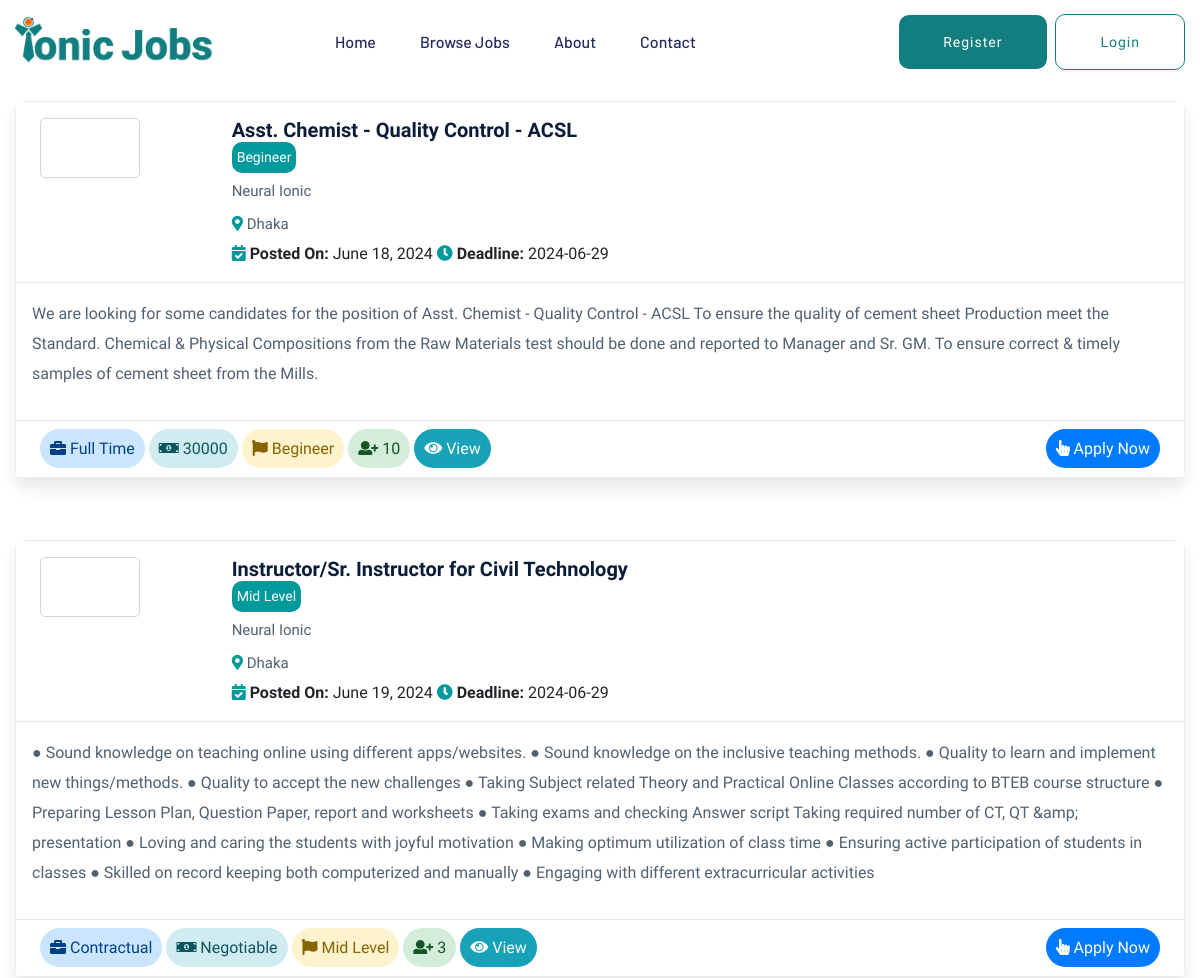
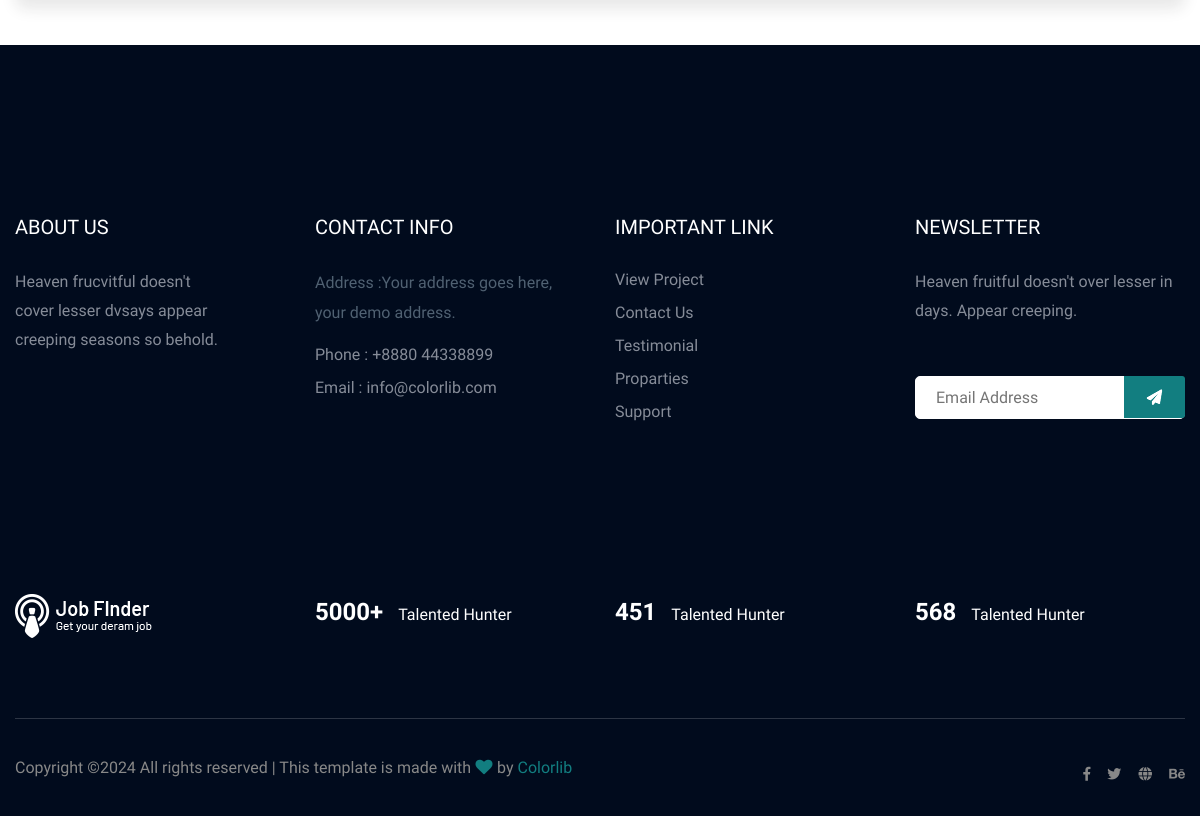
Page /browsejob/ on the committed database (2 pictures, top to bottom).
### JobPortalApp/models.py (models this page shows, shortened)
class JobInfoModel(models.Model):
    JobTitle = models.CharField(max_length=100, null=True)
    JobDescription = models.TextField(null=True)
    Qualification = models.CharField(max_length=100, null=True)
    Salary = models.CharField(max_length=100, null=True)
    Deadline = models.CharField(max_length=100, null=True)
    Designation = models.CharField(max_length=100, null=True)
    Experience = models.CharField(max_length=100, null=True)
    TotalVacancy = models.CharField(max_length=100, null=True)
    JOBTYPE = [
        ('Full Time','Full Time'),
        ('Part Time','Part Time'),
        ('Contractual','Contractual'),
        ('Internship','Internship'),
        ('Freelance','Freelance'),
    ]
    JobType = models.CharField(choices=JOBTYPE, max_length=100, null=True)
    EXPERIENCELEVEL = [
        ('Begineer','Begineer'),
        ('Mid Level','Mid Level'),
        ('Experienced','Experienced'),
        ('TopLevel','TopLevel'),
    ]
    ExperienceLevel = models.CharField(choices=EXPERIENCELEVEL, max_length=100, null=True)
    Created_at = models.DateField(auto_now_add=True,null=True)
    Updated_at = models.DateField(auto_now=True,null=True)
    PostedBy = models.ForeignKey(IonicJobUserModel, on_delete =models.CASCADE, null=True)
    class Meta:
        ordering = ['Created_at']
        verbose_name = "Job Info"
        db_table = 'JobInfo_Table'

class EmployerModel(models.Model):
    CompanyName = models.CharField(max_length=100, null=True)
    CompanyAddress = models.CharField(max_length=100, null=True)
    CompanyDescription = models.TextField(null=True)
    Mobile = models.CharField(max_length=100, null=True)
    CompanyLogo = models.ImageField(upload_to='media/companylogo',null=True)
    IonicUser = models.OneToOneField(IonicJobUserModel, on_delete=models.CASCADE, related_name='employeermodel',null=True)
    class Meta:
        db_table = 'Employer_Table'

### JobPortalApp/views.py (the view)
# urls.py: path('browsejob/', browsejobPage,name="browsejobPage"),
def browsejobPage(request):
    jobdata = JobInfoModel.objects.all()
    context ={
        'jobdata':jobdata
    }
    return render(request,'browsejob.html',context)

### JobPortalApp/templates/browsejob.html (shortened to what this page needs)
{% extends 'master/master.html' %}
{% block content %}
{% load static %}
    <div class="container">
        <div class="row">
            {% for i in jobdata %}
            <div class="col-sm-12 job-card mt-3 mb-3">
                <div class="card card-table">
                    <div class="card-header">
                        <div class="row">
                            <div class="col-lg-2 col-6">
                                <div class="logo">
                                </div>
                            </div>
                            <div class="col-lg-10 col-6 job-title">
                                <h3>{{i.JobTitle}}</h3>
                                <button>{{i.ExperienceLevel}}</button>
                                <p>{{i.PostedBy.employeermodel.CompanyName}}</p>
                                <p><i class="fas fa-map-marker-alt"></i> {{i.PostedBy.employeermodel.CompanyAddress}}</p>
                                <span><i class="fas fa-calendar-check"></i><strong> Posted On:</strong> {{i.Created_at}}</span>
                                <span><i class="fas fa-clock"></i><strong> Deadline:</strong> {{i.Deadline}}</span>
                            </div>
                        </div>
                    </div>
                    <div class="card-body">
                        <p>{{i.JobDescription}}</p>
                    </div>
                    <div class="card-footer d-flex justify-content-between">
                        <div>
                            <span href="" class="btn-rounded alert-primary"><i class="fas fa-briefcase"></i> {{i.JobType}}</span>
                            <span class="btn-rounded alert-info"><i class="fas fa-money-bill-alt"></i> {{i.Salary}}</span>
                            <span class="btn-rounded alert-warning"><i class="fas fa-flag"></i> {{i.ExperienceLevel}}</span>
                            <span class="btn-rounded alert-success"><i class="fas fa-user-plus"></i> {{i.TotalVacancy}}</span>
                            <a href="" class="btn-rounded btn-info"><i class="fas fa-eye"></i> View</a>
                        </div>
                        <div>
                            <a href="" class="btn-rounded btn-primary"><i class="fas fa-hand-pointer"></i> Apply Now</a>
                        </div>
                    </div>
                </div>
            </div>
            {% endfor %}
        </div>
    </div>
{% endblock content %}

### JobPortalApp/templates/browsejob.html (style rules this page uses)
.btn-rounded { padding: 10px; border-radius: 50px; }
.card { border: 1px solid #ececf5; box-shadow: 0 10px 15px rgba(25, 25, 25, 0.1); border-radius: 10px; margin-bottom: 1.875rem; }
.card-body { padding: 1rem; }
.card-header { border-bottom: 1px solid #e6e6e6; padding: 1rem 1.5rem; }
.card-footer { background-color: #fff; border-top: 1px solid #e6e6e6; padding: 1rem 1.5rem; }
.card .card-header { background-color: #fff; border-bottom: 1px solid #eaeaea; }
.card .logo { width: 100px; height: 60px; }
.card .card-header i { color: #00999c; }
.card .logo { display: flex; align-items: center; border: 1px solid #d5d5d5; border-radius: 5px; padding: 5px; margin-right: 15px; }
.card .job-title h3 { margin: 0; font-size: 20px; font-weight: 900; }
.card .job-title button { margin: 0; font-size: 14px; font-weight: 400; background: #00999c; color: #fff; padding: 5px; border-radius: 10px; border: none; cursor: auto; }
.card .job-title p { padding: 0; margin: 0; font-size: 15px; margin: 3px 0; }

### rows in the picture
JobInfoModel: JobTitle "Asst. Chemist - Quality Control - ACSL", ExperienceLevel "Begineer", PostedBy.employeermodel.CompanyName "Neural Ionic", PostedBy.employeermodel.CompanyAddress "Dhaka", Created_at "June 18, 2024", Deadline "2024-06-29", JobDescription "We are looking for some candidates for the position of Asst. Chemist - Quality Control - ACSL To ensure the quality of cement sheet Production meet the Standard. Chemical & Physical Compositions from the Raw Materials test should be done and reported to Manager and Sr. GM. To ensure correct & timely samples of cement sheet from the Mills.", JobType "Full Time", Salary "30000", TotalVacancy "10"
JobInfoModel: JobTitle "Instructor/Sr. Instructor for Civil Technology", ExperienceLevel "Mid Level", PostedBy.employeermodel.CompanyName "Neural Ionic", PostedBy.employeermodel.CompanyAddress "Dhaka", Created_at "June 19, 2024", Deadline "2024-06-29", JobDescription "● Sound knowledge on teaching online using different apps/websites. ● Sound knowledge on the inclusive teaching methods. ● Quality to learn and implement new things/methods. ● Quality to accept the new challenges ● Taking Subject related Theory and Practical Online Classes according to BTEB course structure ● Preparing Lesson Plan, Question Paper, report and worksheets ● Taking exams and checking Answer script Taking required number of CT, QT &amp; presentation ● Loving and caring the students with joyful motivation ● Making optimum utilization of class time ● Ensuring active participation of students in classes ● Skilled on record keeping both computerized and manually ● Engaging with…", JobType "Contractual", Salary "Negotiable", TotalVacancy "3"
